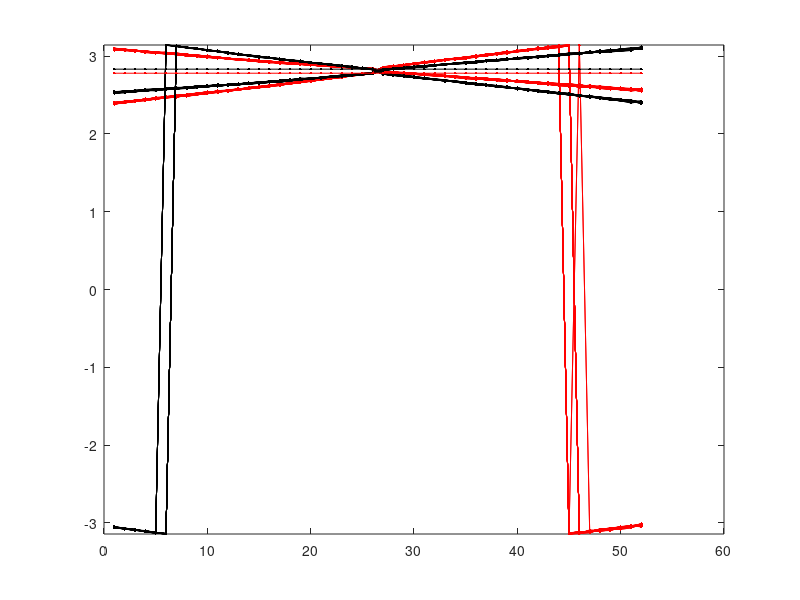

Write the MATLAB code that produced this figure.
clear;
close all

% rx2 = 3;
% rx1rx2_data = load(['./data/Calib/spotFi_calib_20M_2G_R1R',num2str(rx2),'_AP1_tr1.mat']);
% rx2rx1_data = load(['./data/Calib/spotFi_calib_20M_2G_R',num2str(rx2),'R1_AP1_tr1.mat']);

rx1rx2_data = load('./data/calib/spotFi_fastcalib_20M_2G_R1R2_AP2_tr1.mat');
rx2rx1_data = load('./data/calib/spotFi_fastcalib_20M_2G_R1R3_AP2_tr1.mat');

CSI_12 = rx1rx2_data.CSI_cell;
CSI_21 = rx2rx1_data.CSI_cell;

n_pkt12 = length(CSI_12);
n_pkt21 = length(CSI_21);

[n_rx,n_tx,n_sc] = size(CSI_12{1}.CSI);

pkt_v = [n_pkt12 n_pkt21];
n_pkt = 3000;
pha_diff_12_vec = zeros(n_sc,1);
pha_diff_21_vec = zeros(n_sc,1);
for pkt_idx = 1:1:n_pkt
    pkt_idx
    
    CSI_12_pha = angle(squeeze(CSI_12{pkt_idx}.CSI(:,1,:)));
    CSI_21_pha = angle(squeeze(CSI_21{pkt_idx}.CSI(:,1,:)));
    
    pha_diff_12 = angle(exp(1i*CSI_12_pha(2,:))./exp(1i*CSI_12_pha(1,:)));
    pha_diff_21 = angle(exp(1i*CSI_21_pha(3,:))./exp(1i*CSI_21_pha(1,:)));
    
    pha_diff_12_vec(:,pkt_idx) = pha_diff_12;
    pha_diff_21_vec(:,pkt_idx) = pha_diff_21;
    
%     plot(pha_diff_12,'k.-');hold on
%     plot(pha_diff_21,'r.-');hold on
%     ylim([-pi pi]); 
% %     waitforbuttonpress;
%     drawnow();
end
% pha_diff_12_v_mean = mean(mean(pha_diff_12_vec(26:27,:),1));
% pha_diff_21_v_mean = mean(mean(pha_diff_21_vec(26:27,:),1));
pha_diff_12_v_mean = median(pha_diff_12_vec(26,:));
pha_diff_21_v_mean = median(pha_diff_21_vec(26,:));

% pha_diff = wrapToPi((wrapTo2Pi(pha_diff_12_v_mean)+wrapTo2Pi(pha_diff_21_v_mean))/2);
pha_diff_rx12 = repmat(pha_diff_12_v_mean,1,n_sc);
pha_diff_rx13 = repmat(pha_diff_21_v_mean,1,n_sc);

plot(pha_diff_12_vec(:,1:10:3000),'r.-');hold on
plot(pha_diff_21_vec(:,1:10:3000),'k.-');hold on
plot(pha_diff_rx12,'k.-');hold on
plot(pha_diff_rx13,'r.-');hold on
ylim([-pi pi]);

save('./data/calib/spotFi_fastcalib_20M_2G_AP2_tr1.mat','pha_diff_rx12','pha_diff_rx13');
